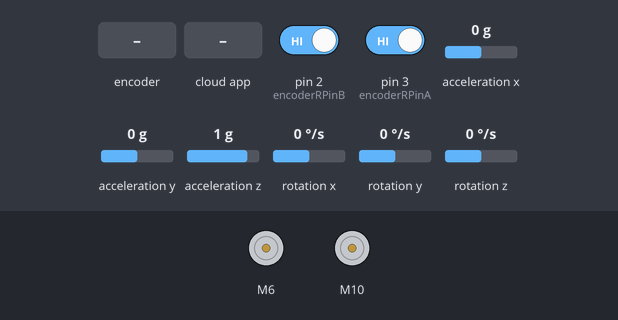
The sketch below on a simulated Arduino Leonardo, built with avr-gcc and run on an emulated ATmega32U4. Parts: 2 × DC motor (green arrow = forward, orange = backward, longer = faster). The inputs (shaded band) are chosen by the test bench; at power-on: pin 2 (encoderRPinB) HIGH, pin 3 (encoderRPinA) HIGH, acceleration x 0 g, acceleration y 0 g, acceleration z 1 g, rotation x 0 °/s, rotation y 0 °/s, rotation z 0 °/s. The ROS host is connected and sends only what is stated.

Above: at 2.0 s.
2.1 s: rotary encoder on pin 3 (encoderRPinA) / pin 2 (encoderRPinB) turned 3 steps (first pin leading)
At 2.51 s:
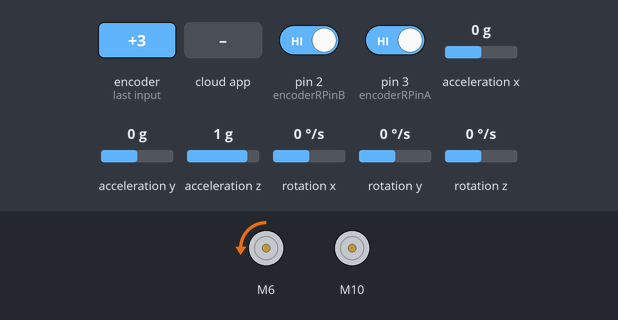
4.2 s: the phone or cloud app sets angular.z to -100
At 4.35 s:
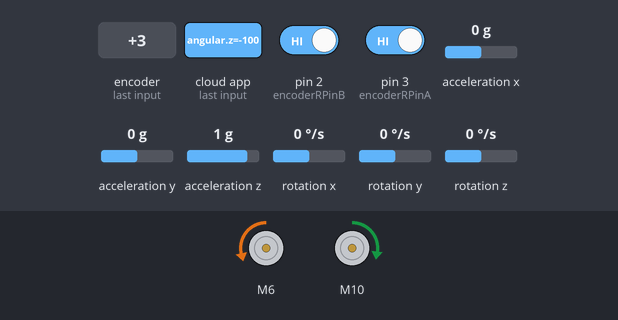
At 5.55 s:
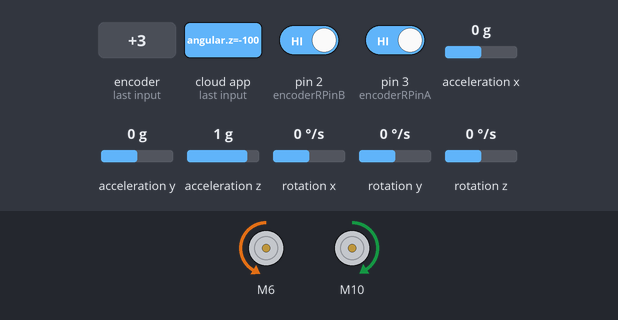
7.2 s: the phone or cloud app sets linear.x to -100
Timing chart, 0 to 10.2 s (numbered marks = the images above; inputs shaded):
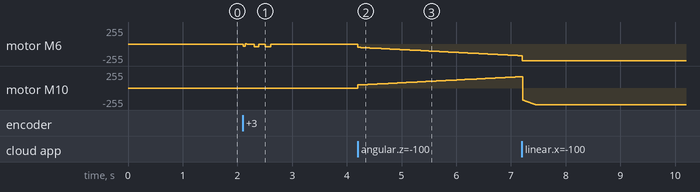

Measured:
- after the input at 2.1 s, motor M6: ramps from forward 1/255 to backward 41/255 and jumps back, once every 0.23 s
- after the input at 4.2 s, motor M6: moves from backward 4/255 to backward 175/255 over 3.0 s, starting at once; motor M10: moves from stopped to forward 171/255 over 3.0 s, starting at once

The sketch:

arduino_code.ino
```cpp
#include <Wire.h>
#include <MPU6050.h>
#include <ros.h>
#include <geometry_msgs/Twist.h>
#include <std_msgs/Int16MultiArray.h>
#include <std_msgs/Float32MultiArray.h>
#include <PID_v1.h>
#include <GyverMotor.h>
#include <MadgwickAHRS.h>

Madgwick filter;
MPU6050 mpu;
unsigned long lastUpdate = 0;
float gX_offset = 0, gY_offset = 0, gZ_offset = 0;


GMotor motorR(DRIVER2WIRE, 6, 7, HIGH);
GMotor motorL(DRIVER2WIRE, 10, 5, HIGH);

ros::NodeHandle nh;
std_msgs::Int16MultiArray qecounts;
std_msgs::Float32MultiArray imuRead;


unsigned long currentMillis;
unsigned long previousMillis;
unsigned long previousMillis2;

//wheel encoder
#define encoderRPinA 3
#define encoderRPinB 2
#define encoderLPinA 19
#define encoderLPinB 18

volatile long encoderR_Pos = 0;
volatile long encoderL_Pos = 0;
volatile long encoderR_Pos_accum = 0;
volatile long encoderL_Pos_accum = 0;

float Pk1 = 35, Ik1 = 40, Dk1 = 0.02;
float Pk2 = 35, Ik2 = 40, Dk2 = 0.02;

double Setpoint1, Input1, Output1;
PID PID1(&Input1, &Output1, &Setpoint1, Pk1, Ik1, Dk1, DIRECT);

double Setpoint2, Input2, Output2;
PID PID2(&Input2, &Output2, &Setpoint2, Pk2, Ik2, Dk2, DIRECT);

float demand1;
float demand2;


float encoderRDiff;
float encoderLDiff;

float encoderRError;
float encoderLError;

float encoderRPrev;
float encoderLPrev;

float demandx;
float demandz;

double rpm1, rpm2;
// ROS callback
void cmdVelCallback(const geometry_msgs::Twist &cmd)
{
    demandx = cmd.linear.x;
    demandz = cmd.angular.z;

}

ros::Subscriber<geometry_msgs::Twist> sub("cmd_vel", cmdVelCallback);
ros::Publisher quadenc("quadenc", &qecounts);
ros::Publisher imupub("imupub", &imuRead);

void setup() {
  Wire.begin();
  mpu.initialize();
  filter.begin(20);
  calibrateGyro();
  TCCR3B = (TCCR3B & 0b11111000) | 0x01;  // Пины 5 (Timer 3) - 31.25 кГц
  TCCR4B = (TCCR4B & 0b11111000) | 0x01;  // Пины 6, 7 (Timer 4) - 31.25 кГц

  motorR.setMode(AUTO);
  motorL.setMode(AUTO);

  pinMode(encoderRPinA, INPUT_PULLUP);
  pinMode(encoderRPinB, INPUT_PULLUP);
  pinMode(encoderLPinA, INPUT_PULLUP);
  pinMode(encoderLPinB, INPUT_PULLUP);

  attachInterrupt(digitalPinToInterrupt(3), doEncoderRPinA, CHANGE);
  attachInterrupt(digitalPinToInterrupt(2), doEncoderRPinB, CHANGE);
  attachInterrupt(digitalPinToInterrupt(19), doEncoderLPinA, CHANGE);
  attachInterrupt(digitalPinToInterrupt(18), doEncoderLPinB, CHANGE);

  static int enc_data[2];
  qecounts.data = enc_data;
  qecounts.data_length = 2;

  static float imu_data[10];
  imuRead.data = imu_data;
  imuRead.data_length = 10;

  PID1.SetMode(AUTOMATIC);
  PID1.SetOutputLimits(-250, 250);
  PID1.SetSampleTime(10);

  PID2.SetMode(AUTOMATIC);
  PID2.SetOutputLimits(-250, 250);
  PID2.SetSampleTime(10);
  nh.initNode();
  nh.advertise(quadenc);
  nh.advertise(imupub);
  nh.subscribe(sub);
  //Serial.begin(115200);
}

void loop()
{
    nh.spinOnce();
    currentMillis = millis();
    if(currentMillis - previousMillis >= 10){
      previousMillis = currentMillis;

      encoderRDiff = encoderR_Pos - encoderRPrev;
      encoderLDiff = encoderL_Pos - encoderLPrev;
      encoderR_Pos_accum += encoderRDiff;
      encoderL_Pos_accum += encoderLDiff;

      if(currentMillis - previousMillis2 >= 50){
          qecounts.data[0] = encoderR_Pos_accum;
          qecounts.data[1] = encoderL_Pos_accum;
          encoderR_Pos_accum = 0;
          encoderL_Pos_accum = 0;
          previousMillis2 = currentMillis;
          int16_t ax, ay, az, gx, gy, gz;
          mpu.getMotion6(&ax, &ay, &az, &gx, &gy, &gz);

          float aX = ax / 16384.0, aY = ay / 16384.0, aZ = az / 16384.0;
          //float gX = gx / 131.0, gY = gy / 131.0, gZ = gz / 131.0;

          float gX = gx / 131.0 - gX_offset;
          float gY = gy / 131.0 - gY_offset;
          float gZ = gz / 131.0 - gZ_offset;

          if (abs(gX) < 0.05) gX = 0;
          if (abs(gY) < 0.05) gY = 0;
          if (abs(gZ) < 0.05) gZ = 0;
          filter.updateIMU(gX, gY, gZ, aX, aY, aZ);

          float qx, qy, qz, qw;
          filter.getQuaternion(&qw, &qx, &qy, &qz);

          imuRead.data[0] = qx;
          imuRead.data[1] = qy;
          imuRead.data[2] = qz;
          imuRead.data[3] = qw;

          imuRead.data[4] = gX;
          imuRead.data[5] = gY;
          imuRead.data[6] = gZ;

          imuRead.data[7] = aX;
          imuRead.data[8] = aY;
          imuRead.data[9] = aZ;

          imupub.publish(&imuRead);
          quadenc.publish(&qecounts);
      }

      encoderRPrev = encoderR_Pos;
      encoderLPrev = encoderL_Pos;

      demand2 = demandx - (demandz * 0.131);
      demand1 = demandx + (demandz * 0.131);

      Setpoint1 = demand1 * 10;
      Input1 = encoderRDiff;
      PID1.Compute();

      Setpoint2 = demand2 * 10;
      Input2 = encoderLDiff;
      PID2.Compute();

      motorR.setSpeed(Output1);
      motorL.setSpeed(Output2);


      //Serial.print(encoderL_Pos);
      //Serial.print(", ");
      //Serial.println(encoderR_Pos);
      //publishSpeed(10);
      /*
      motor_output_msg.header.stamp = nh.now();
      motor_output_msg.vector.x = Output1; // Выход PID для правого мотора
      motor_output_msg.vector.y = Output2; // Выход PID для левого мотора
      motor_output_pub.publish(&motor_output_msg);
    */

    }

}
void calibrateGyro() {
  long gx = 0, gy = 0, gz = 0;
  for (int i = 0; i < 100; i++) {
    int16_t ax, ay, az, temp;
    int16_t gx_raw, gy_raw, gz_raw;
    mpu.getMotion6(&ax, &ay, &az, &gx_raw, &gy_raw, &gz_raw);
    gx += gx_raw;
    gy += gy_raw;
    gz += gz_raw;
    delay(5);
  }
  gX_offset = gx / 100.0 / 131.0;
  gY_offset = gy / 100.0 / 131.0;
  gZ_offset = gz / 100.0 / 131.0;
}

/*
void setMotorSpeed(int motor, int speed) {
  if (motor == 1) {  // Для правого мотора
    if (speed > 0) {
      analogWrite(8, speed);    // Подаем сигнал на один пин
      analogWrite(9, 0);        // Отключаем противоположный пин
    } else if (speed < 0) {
      analogWrite(8, 0);
      analogWrite(9, -speed);   // Подаем сигнал на противоположный пин
    } else {
      analogWrite(8, 0);
      analogWrite(9, 0);         // Останавливаем мотор
    }
  } else if (motor == 2) {  // Для левого мотора
    if (speed > 0) {
      analogWrite(4, speed);
      analogWrite(10, 0);
    } else if (speed < 0) {
      analogWrite(4, 0);
      analogWrite(10, -speed);
    } else {
      analogWrite(4, 0);
      analogWrite(10, 0);
    }
  }
}*/
/*
void publishSpeed(double time) {
  speed_msg.header.stamp = nh.now();
  speed_msg.header.stamp.sec -= 0;
  speed_msg.header.stamp.nsec -= 10000000; // Коррекция на 10 мс

  speed_msg.vector.x = speed_act_left;
  speed_msg.vector.y = speed_act_right;
  speed_msg.vector.z = time / 1000.0;

  speed_pub.publish(&speed_msg);
  nh.spinOnce();
  nh.loginfo("Publishing odometry");
}
*/
void doEncoderRPinA(){
  if (digitalRead(encoderRPinA) == HIGH){
    if (digitalRead(encoderRPinB) == LOW){
      encoderR_Pos ++;
    }
    else{
      encoderR_Pos --;
    }
  }
  else {
    if (digitalRead(encoderRPinB) == HIGH){
      encoderR_Pos ++;
    }
    else{
      encoderR_Pos --;
    }
  }
}

void doEncoderRPinB(){
  if (digitalRead(encoderRPinB) == HIGH){
    if (digitalRead(encoderRPinA) == HIGH){
      encoderR_Pos ++;
    }
    else{
      encoderR_Pos --;
    }
  }
  else {
    if (digitalRead(encoderRPinA) == LOW){
      encoderR_Pos ++;
    }
    else{
      encoderR_Pos --;
    }
  }
}

void doEncoderLPinA(){
  if (digitalRead(encoderLPinB) == HIGH){
    if (digitalRead(encoderLPinA) == HIGH){
      encoderL_Pos ++;
    }
    else{
      encoderL_Pos --;
    }
  }
  else {
    if (digitalRead(encoderLPinA) == LOW){
      encoderL_Pos ++;
    }
    else{
      encoderL_Pos --;
    }
  }
  //Serial.println(encoderL_Pos);
}
void doEncoderLPinB(){
  if (digitalRead(encoderLPinB) == HIGH){
    if (digitalRead(encoderLPinA) == HIGH){
      encoderL_Pos --;
    }
    else{
      encoderL_Pos ++;
    }
  }
  else {
    if (digitalRead(encoderLPinA) == LOW){
      encoderL_Pos --;
    }
    else{
      encoderL_Pos ++;
    }
  }
}
```
